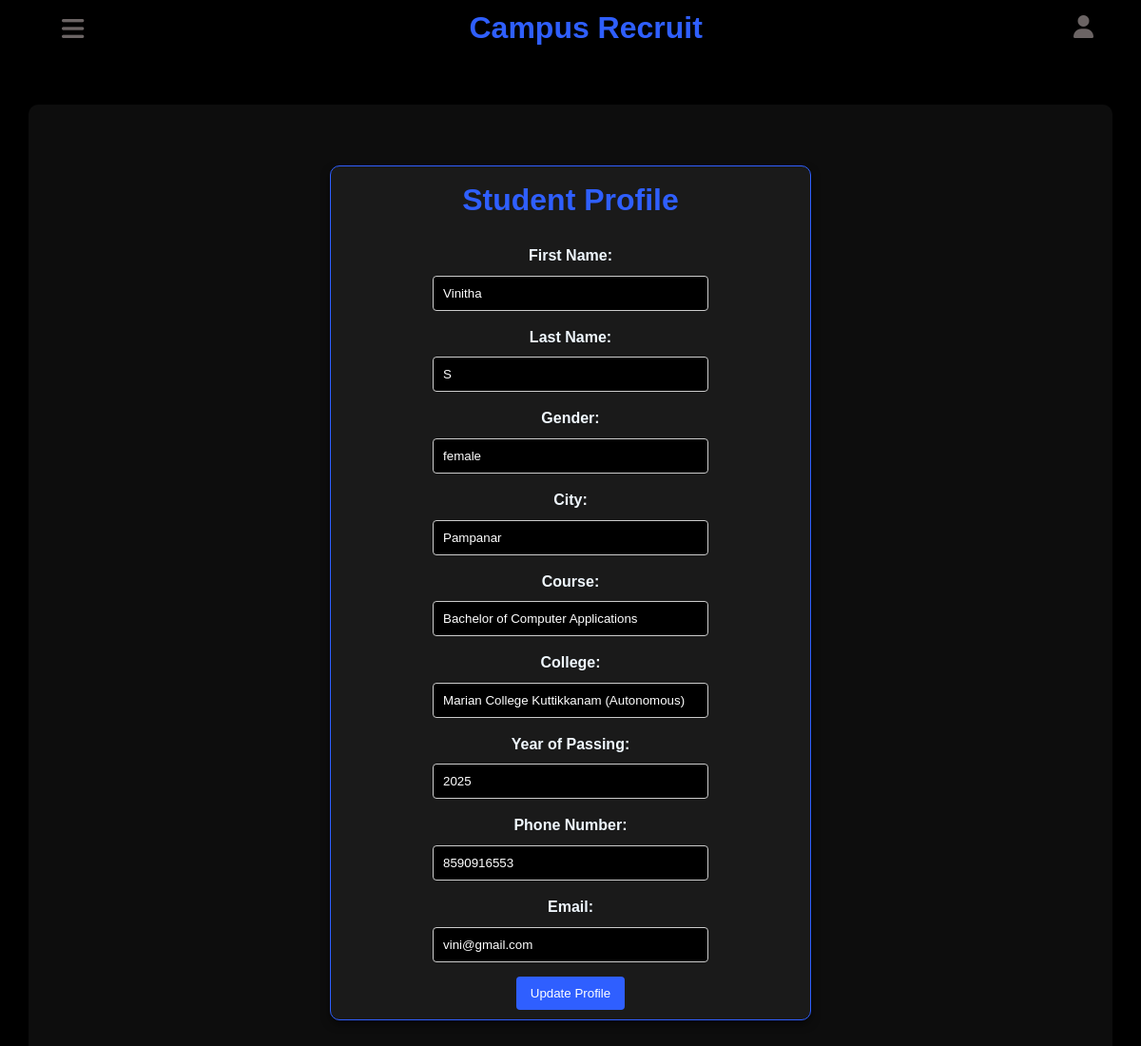
The app's page /Student/profile.php (signed in) with its own data.
### tables this page shows
CREATE TABLE `student_details` (
  `student_id` int(11) NOT NULL,
  `First_name` varchar(255) NOT NULL,
  `Last_name` varchar(255) NOT NULL,
  `Gender` enum('male','female','others') NOT NULL,
  `City` varchar(255) NOT NULL,
  `Course` varchar(255) NOT NULL,
  `College` varchar(255) NOT NULL,
  `Year_of_passing` varchar(4) NOT NULL,
  `PhoneNum` varchar(255) NOT NULL,
  `account_email` varchar(255) NOT NULL,
  `date_of_joined` timestamp NOT NULL DEFAULT current_timestamp(),
  `approval` enum('approved','pending','rejected') DEFAULT 'pending'
);

### Student/profile.php (the view, shortened to what this page needs)
<?php
include "connection.php";
$student_id = $_SESSION['student_id'];
$stmt = $conn->prepare("SELECT * FROM student_details WHERE student_id = ?");
$stmt->bind_param("i", $student_id);
$stmt->execute();
$student = $stmt->get_result()->fetch_assoc();
?>
<!DOCTYPE html>
<html lang="en">
<head>
    <link rel="stylesheet" href="https://cdnjs.cloudflare.com/ajax/libs/font-awesome/6.6.0/css/all.min.css" />
</head>
<body>
    <div class="main-container">
        <div class="header">
            <button class="menu-btn" onclick="toggleSidebar()">
                <i class="fa-solid fa-bars" id="menu"></i>
            </button>
            <a href="#" class="logo">Campus Recruit</a>
            <div class="profile-container">
                <i class="fa-solid fa-user" id="profile" onclick="toggleProfileMenu()"></i>
            </div>
        </div>
        <div class="container">
            <div class="feature">
                <h1>Student Profile</h1>
                <form method="POST">
                    <label for="first_name">First Name:</label>
                    <input type="text" name="first_name" value="<?= htmlspecialchars($student['First_name']); ?>" required>
                    <label for="last_name">Last Name:</label>
                    <input type="text" name="last_name" value="<?= htmlspecialchars($student['Last_name']); ?>" required>
                    <label for="gender">Gender:</label>
                    <input type="text" name="gender" value="<?= htmlspecialchars($student['Gender']); ?>" required>
                    <label for="city">City:</label>
                    <input type="text" name="city" value="<?= htmlspecialchars($student['City']); ?>" required>
                    <label for="course">Course:</label>
                    <input type="text" name="course" value="<?= htmlspecialchars($student['Course']); ?>" required>
                    <label for="college">College:</label>
                    <input type="text" name="college" value="<?= htmlspecialchars($student['College']); ?>" required>
                    <label for="year_of_passing">Year of Passing:</label>
                    <input type="text" name="year_of_passing" value="<?= htmlspecialchars($student['Year_of_passing']); ?>" required>
                    <label for="phone_num">Phone Number:</label>
                    <input type="text" name="phone_num" value="<?= htmlspecialchars($student['PhoneNum']); ?>" required>
                    <label for="account_email">Email:</label>
                    <input type="email" name="account_email" value="<?= htmlspecialchars($student['account_email']); ?>" required>
                    <button type="submit">Update Profile</button>
                </form>
            </div>
        </div>
    </div>
</body>
</html>

### Student/profile.php (style rules this page uses)
* { padding: 0; margin: 0; font-family: 'Gill Sans', 'Gill Sans MT', Calibri, 'Trebuchet MS', sans-serif; box-sizing: border-box; }
body { font-family: Arial, sans-serif; margin: 0; padding: 0; line-height: 1.6; scroll-behavior: smooth; color: aliceblue; background-color: black; }
.main-container { display: flex; flex-direction: column; align-items: center; width: 100%; height: 100vh; }
.header { display: flex; height: 60px; width: 100%; align-items: center; justify-content: space-between; padding: 10px 50px; }
.logo { font-size: 2rem; font-weight: bold; color: #2f5fff; text-decoration: none; }
.container { padding: 4rem; width: 95%; height: calc(100vh - 60px) auto; margin: 15px; margin-top: 50px; border-radius: 10px 10px 0 0; background: #0d0d0d; text-align: center; display: flex; justify-content:center; }
.profile-container { position: relative; display: inline-block; }
.menu-btn { background-color: transparent; outline: none; border: none; }
#menu { font-size: 2em; color: #6b6464; }
#profile { font-size: 1.5em; color: #6b6464; }
h1 { margin-bottom: 20px; color: #2f5fff; }
label { display: block; margin-bottom: 8px; font-weight: bold; }
input[type="text"], input[type="email"] { background-color:black; width: 100%; color:white; padding: 10px; margin-bottom: 15px; border: 1px solid #ccc; border-radius: 4px; }
button { background-color: #2f5fff; color: white; padding: 10px 15px; border: none; border-radius: 4px; cursor: pointer; transition: background-color 0.3s ease; }
.feature { height:auto; min-height:500px; border: 1px solid rgb(47, 95, 255); border-radius: 10px; width: 50%; display: flex; flex-direction: column; justify-content: center; align-items: center; box-shadow: 0 4px 8px rgba(0, 0, 0, 0.5); background-color: #1a1a1a; transition: transform 0.3s ease, box-shadow 0.3s ease; padding: 10px; cursor: pointer; }
@media (max-width: 1200px) { .container { grid-template-columns: repeat(3, 1fr); } }

### records on screen
student_details: first_name "Vinitha", last_name "S", gender "female", city "Pampanar", course "Bachelor of Computer Applications", college "Marian College Kuttikkanam (Autonomous)", year_of_passing "2025", phone_num "8590916553", account_email "vini@gmail.com"
